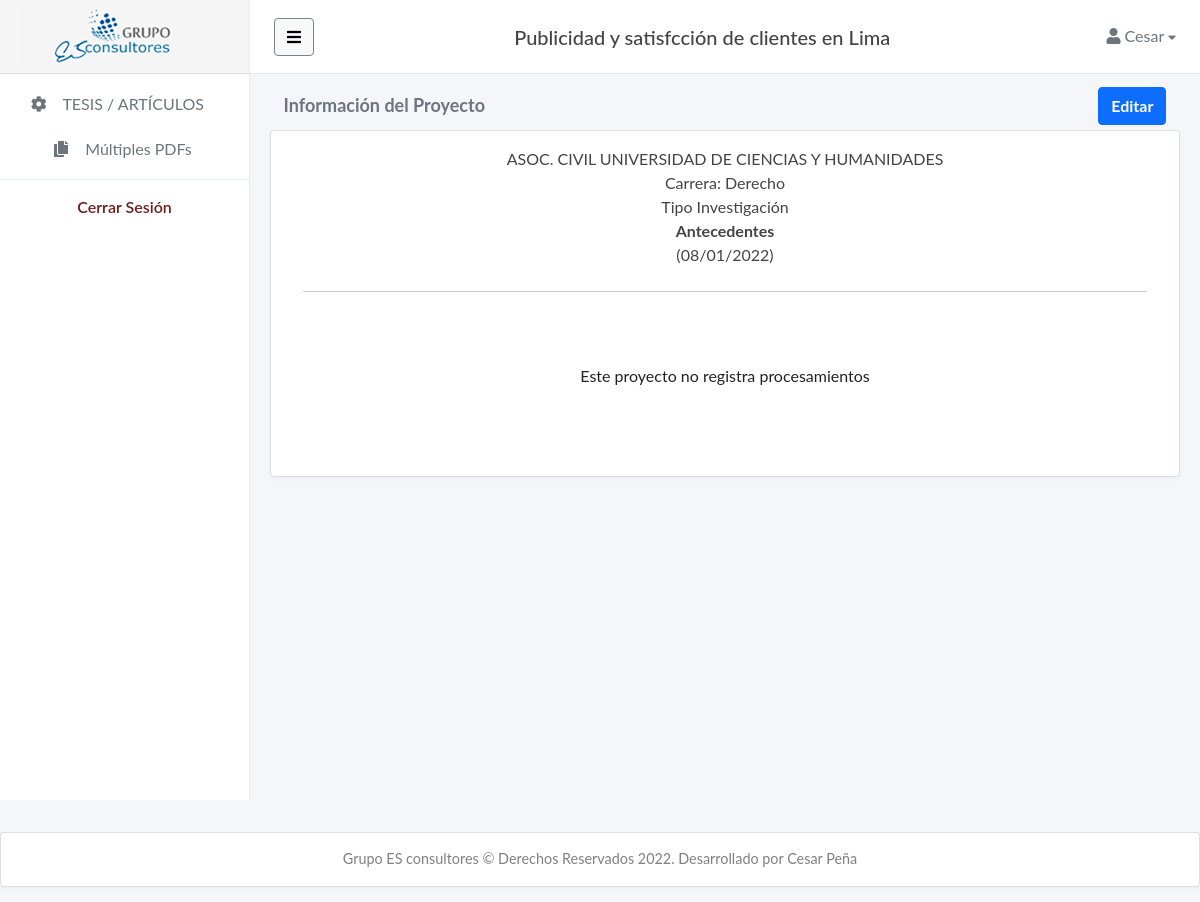
Before: /upload/home/5 (signed in) with the older database file.
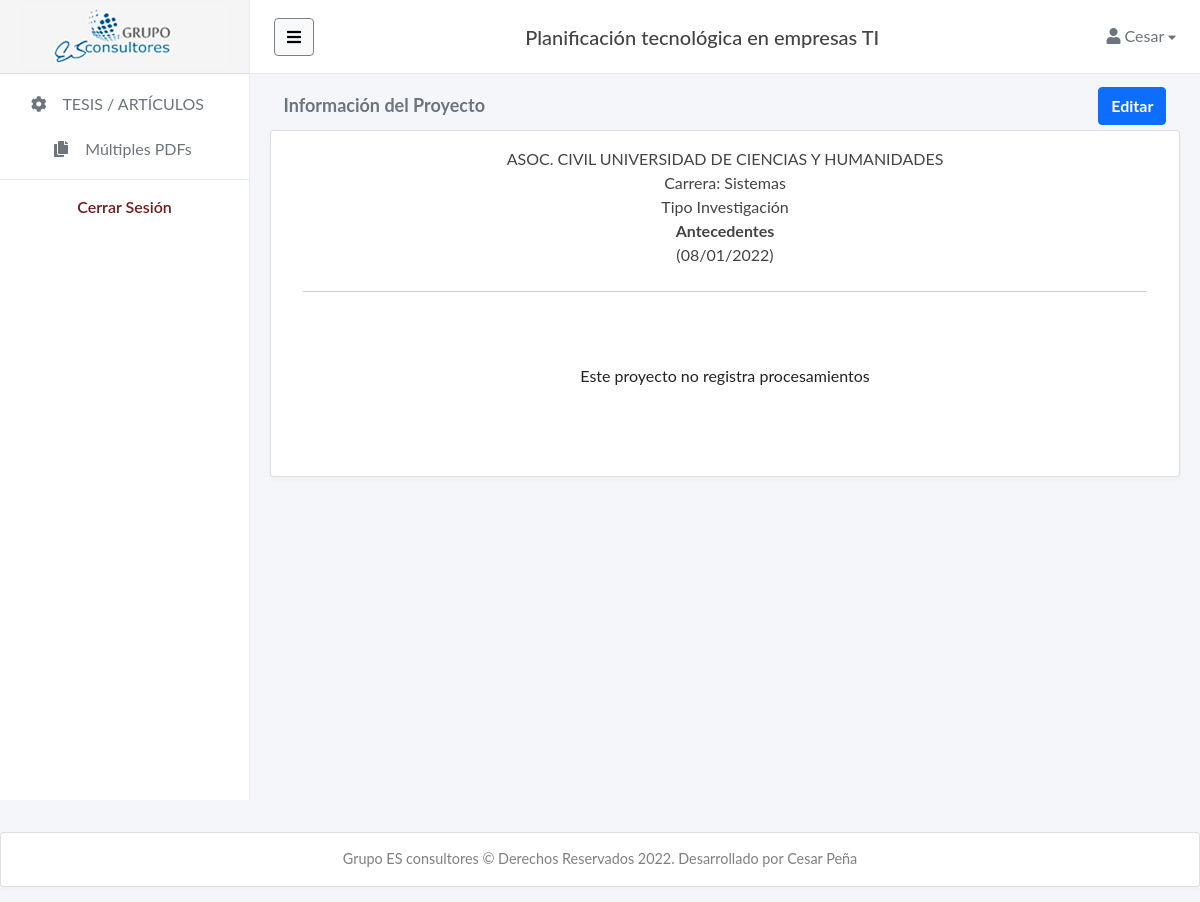
After: the same page with the newer database file.
### tables this page shows
CREATE TABLE "project_info" (
	"pro_id"	INTEGER,
	"pro_title"	TEXT,
	"pro_title_search"	TEXT,
	"pro_uni"	INTEGER,
	"pro_department"	INTEGER,
	"pro_province"	INTEGER,
	"pro_district"	INTEGER,
	"pro_career"	TEXT,
	"pro_comment"	TEXT,
	"pro_type_a"	INTEGER,
	"pro_type_m"	INTEGER,
	"pro_n_articles"	INTEGER,
	"pro_n_process"	INTEGER,
	"pro_user"	INTEGER,
	"pro_created"	TEXT,
	PRIMARY KEY("pro_id" ASC),
	FOREIGN KEY("pro_uni") REFERENCES "uni_info"("uni_id"),
	FOREIGN KEY("pro_province") REFERENCES "ubigeo_provinces"("id"),
	FOREIGN KEY("pro_user") REFERENCES "user"("id") ON DELETE NO ACTION ON UPDATE NO ACTION,
	FOREIGN KEY("pro_department") REFERENCES "ubigeo_departments"("id")
);

CREATE TABLE "uni_info" (
	"uni_id"	INTEGER,
	"uni_name"	TEXT UNIQUE,
	"uni_nickname"	TEXT,
	"uni_type"	TEXT,
	"uni_validity"	TEXT,
	"uni_venues"	TEXT,
	"uni_active"	INTEGER,
	"uni_created"	TEXT,
	"uni_updated"	TEXT,
	PRIMARY KEY("uni_id" AUTOINCREMENT)
);

### main.py (the view)
@main.route('/upload/home/<id>')
def upload_home(id):
    global pro_id
    pro_id = id
    global type_doc
    type_doc = "T"                      # DOC type on Project
    if current_user.is_authenticated:
        one_project = get_projectById(id)
        list_keywordsOne = get_listKeywordsById(id)
        return render_template('upload_home.html', name=current_user.name.split()[0], project=one_project[0], keywordsOne=list_keywordsOne, pro_id=id)
    else:
        return render_template('upload_home.html')

### templates/upload_home.html (shortened to what this page needs)
{% extends "layout.html" %}
{% block content %}
<div class="content">
    <div class="container">
        <div class="row">
            <div class="col-md-12">
                <div class="row" style="margin: 0 0.1rem;">
                    <div class="col-md-9" style="margin: 0.4rem 0 0; text-align: left;">
                        <a>
                            <p class="text-muted" style="margin: 0.25rem 0 0; font-size: large;"><b>Información del Proyecto</b></p>
                        </a>
                    </div>
                    <div class="col-md-3" style="margin: 0.3rem 0; text-align: right;">
                        <a href="{{ url_for('main.update_form', id=pro_id) }}">
                            <button type="button" class="btn btn-primary" style="margin: 0rem;"><b>Editar</b></button>
                        </a>
                    </div>
                </div>
                <div class="card">
                    <div class="card-body" style="text-align: center;">
                        <p class="card-text-info">{{ project.pro_uni }}</p>
                        <p class="card-text-info">Carrera: {{ project.pro_career }}</p>
                        {% if (project.pro_type_a == 1 and project.pro_type_m == 1) or project.pro_type_a == 1 or project.pro_type_m == 1  %}
                            <p class="card-text-info">Tipo Investigación</p>
                            {% if project.pro_type_a == 1 %}
                                <span class="card-text-info"><b>Antecedentes</b></span>
                            {% endif %}
                        {% endif %}
                        <br>
                        <p class="card-text-info">({{ project.pro_created }})</p>
                        <p class="card-text-info" style="border-bottom:#CCC 1px solid; margin: 1.5rem 1rem 0.5rem;"></p>
                        {% if project.pro_n_process > 0 %}
                        <p class="card-text-info">Nº Procesamientos: <b>{{ project.pro_n_process }}</b></p>
                        <p class="card-text-info">PDFs Procesados: <b>{{ project.pro_n_articles }}</b></p>
                            <img class="card-img-land" style="width: 55%;" src="../../static/img/analisis-docs.jpg"><br>
                            <span><a href="{{ url_for('main.project_pdfs', id=pro_id) }}" style="font-size: smaller; padding: 0.3rem 1.25rem;" class="btn btn-success"><b>VER PDFs</b></a></span>
                        {% else %}
                        <p class="card-text-info" style="margin: 4.5rem 1rem 3rem; color:#222;">Este proyecto no registra procesamientos</p><br>
                        {% endif %}
                    </div>
                </div>
            </div>
        </div>
    </div>
</div>
{% endblock %}

### templates/layout.html (shortened to what this page needs)
<!doctype html>
<html lang="en">
<head>
    <link rel="stylesheet" href="{{ url_for('static', filename='vendor/fontawesome/css/fontawesome.min.css') }}">
    <link rel="stylesheet" href="{{ url_for('static', filename='vendor/fontawesome/css/solid.min.css') }}">
    <link rel="stylesheet" href="{{ url_for('static', filename='vendor/fontawesome/css/brands.min.css') }}">
    <link rel="stylesheet" href="{{ url_for('static', filename='vendor/bootstrap/css/bootstrap.min.css') }}">
    <link rel="stylesheet" href="{{ url_for('static', filename='css/master.css') }}">
    <link rel="stylesheet" href="{{ url_for('static', filename='vendor/flagiconcss/css/flag-icon.min.css') }}">
</head>
<body>
    <div class="wrapper">
        <nav id="sidebar" class="">
            <div class="sidebar-header">
                <a href="{{ url_for('main.home') }}">
                    <img src="../../static/img/esca-logo.png" alt="bootraper logo" class="app-logo">
                </a>
            </div>
            <ul class="list-unstyled components text-secondary">
                {% if current_user.is_authenticated %}
                <li>
                    <a href="#"><i class="fas fa-cog"></i> TESIS / ARTÍCULOS</a>
                </li>
                <li style="padding:5px 0 0 10px;">
                    <a href="{{ url_for('main.thesis_mul', id=pro_id) }}">&nbsp;&nbsp;&nbsp;<i class="fas fa-copy"></i> Múltiples PDFs</a>
                </li>
                {% endif %}
                {% if current_user.is_authenticated %}
                <li style="margin:10px 0 0; padding-top: 10px; border-top: 1px solid #e6ecf5;"></li>
                <p style="color: #6d1e1c; text-align: center; font-size: medium; padding: 5px 10px;">
                    <a href="{{ url_for('auth.logout') }}" style="font-weight: 600; padding: 5px 0;">Cerrar Sesión</a>
                </p>
                {% endif %}
            </ul>
        </nav>
        <div id="body" class="active">
            <nav class="navbar navbar-expand-lg navbar-white bg-white">
                <button type="button" id="sidebarCollapse" class="btn btn-light" style="border-color: gray;">
                    <i class="fas fa-bars"></i>
                </button>
                <div class="collapse navbar-collapse" id="navbarSupportedContent">
                    {% if project %}
                    <span style="margin: 0 auto;"><h5 style="margin-bottom: 0;"> {{ project.pro_title }} </h5></span>
                    {% endif %}
                    <ul class="nav navbar-nav">
                        <li class="nav-item dropdown">
                            <div class="nav-dropdown">
                                {% if current_user.is_authenticated %}
                                <a href="#" id="nav2" class="nav-item nav-link dropdown-toggle text-secondary" data-bs-toggle="dropdown" aria-expanded="false">
                                    <i class="fas fa-user"></i> <span>{{name}}</span>
                                    <i style="font-size: .8em;" class="fas fa-caret-down"></i>
                                </a>
                                {% endif %}
                            </div>
                        </li>
                    </ul>
                </div>
            </nav>
            {% block content %}
            {% endblock %}
        </div>
    </div>
    <footer class="default_theme">
        <div class="container-fluid">
        <div class="row">
            <div class="card" style="margin-top: 2rem; padding-top:15px; font-size: 0.9em; text-align: center; width: 100%; color:gray;">
            <p>Grupo ES consultores © Derechos Reservados 2022. Desarrollado por Cesar Peña</p>
            </div>
        </div>
        </div>
    </footer>
</body>
</html>

### static/css/master.css (style rules this page uses)
body, h1, .h1, h2, .h2, h3, .h3, h4, .h4, h5, .h5, h6, .h6, p, a, td { -moz-osx-font-smoothing: grayscale; -webkit-font-smoothing: antialiased; }
body { width: 100%; height: 100%; background: #f4f6fa; font-family: "Lato", "Helvetica Neue", Arial, Helvetica, sans-serif; font-size: 1rem; color: #444; }
.wrapper { display: flex; width: 100%; align-items: stretch; overflow-x: hidden }
#body { width: 100%; padding: 0; min-height: 100vh; transition: all 0.3s; }
#body>.navbar { padding: 0 1.5rem; min-height: 74px; box-shadow: none; border-bottom: 1px solid rgba(101, 109, 119, .16); }
#body>.content { position: relative; padding: .5rem; }
.card { margin-bottom: 15px; box-shadow: rgba(35, 46, 60, .04) 0 2px 4px 0; }
.card-text-info { margin: 0 1rem; font-size: medium; text-align: center; }
a, a:hover, a:focus { color: inherit; text-decoration: none; transition: all 0.3s; }
@media (min-width: 200px) { .navbar-expand-lg .navbar-collapse { display: -ms-flexbox !important; display: flex !important; -ms-flex-preferred-size: auto; flex-basis: auto; } }
@media (min-width: 200px) { .navbar-expand-lg .navbar-nav { -ms-flex-direction: row; flex-direction: row; } }

### static/components/navbar/navbar-dropdowns.css (style rules this page uses)
.nav-dropdown .nav-link { color: #B2EBF2; line-height: 1.42857; padding: 1rem 0 1rem 1rem !important; }
.nav-dropdown .nav-link::after { display: none; }

### static/components/sidebar/sidebar-default.css (style rules this page uses)
#sidebar { min-width: 250px; max-width: 250px; background: #fff; color: #fff; transition: all 0.3s; border-right: 1px solid #e6ecf5; }
#sidebar .sidebar-header { padding: .4rem 1rem; border-bottom: 1px solid rgba(101, 109, 119, .16); background-color: rgb(246,245,246); max-height: 75px; }
#sidebar ul.components { padding: 0 0; margin-top: 10px; }
#sidebar ul p { color: #fff; padding: 10px; }
#sidebar ul li a { padding: 0.5rem 1.8rem; font-size: 1rem; display: block; }
#sidebar ul li a .fas { min-width: 20px; margin-right: 10px; text-align: center; }

Changed rows visible on the page:
changed project_info: pro_title "Publicidad y satisfcción de clientes en Lima" → "Planificación tecnológica en empresas TI"; pro_career "Derecho" → "Sistemas"
